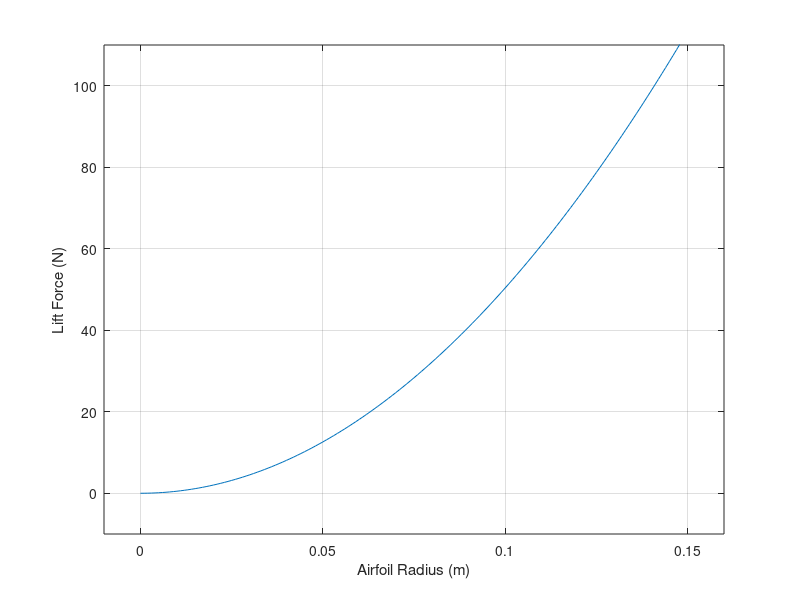

MATLAB code to generate this figure:
RPM = 1000; %RPM of the airfoil after gearing
r = 0:.001:.16; %radius of the airfoil 
omega = RPM*0.10471975511966; %converting to radians per second
G = omega*2*pi.*r.^2; %calculating the vortex strength, G
v = 25; %meters per second, the velocity of the air in the wind tunnel
rho = 1.225; %hg/m^3 - density of air
L = .25; %length of the airfoil in meters
Force = rho*v.*G*L; %lift force

plot(r,Force);
xlabel('Airfoil Radius (m)');
ylabel('Lift Force (N)');
ylim([-10 110]);
xlim([-0.01 0.16]);
grid on;